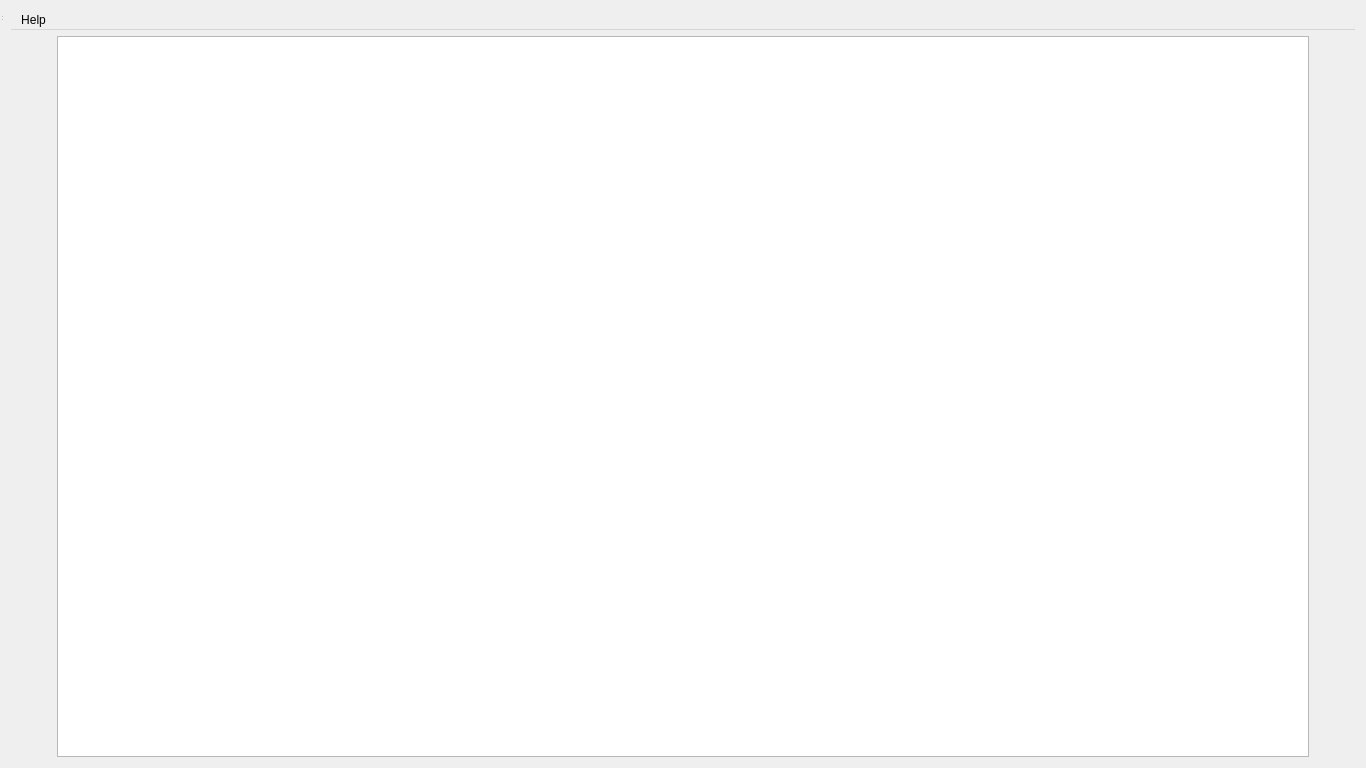
<?xml version="1.0" encoding="UTF-8"?>
<ui version="4.0">
 <class>MainWindow</class>
 <widget class="QWidget" name="MainWindow">
  <property name="geometry">
   <rect>
    <x>0</x>
    <y>0</y>
    <width>1366</width>
    <height>768</height>
   </rect>
  </property>
  <property name="focusPolicy">
   <enum>Qt::WheelFocus</enum>
  </property>
  <property name="acceptDrops">
   <bool>true</bool>
  </property>
  <property name="windowTitle">
   <string>MainWindow</string>
  </property>
  <property name="windowIcon">
   <iconset resource="src.qrc">
    <normaloff>:/src/logo2.png</normaloff>:/src/logo2.png</iconset>
  </property>
  <property name="styleSheet">
   <string notr="true">QWidget
{
	rgb(90,90,90)
}</string>
  </property>
  <layout class="QGridLayout" name="gridLayout_3">
   <item row="0" column="0">
    <widget class="QMenuBar" name="menubar">
     <widget class="QMenu" name="menuAbout">
      <property name="title">
       <string>Help</string>
      </property>
      <addaction name="actionHelp"/>
      <addaction name="actionAbout_qpImage"/>
     </widget>
     <addaction name="menuAbout"/>
    </widget>
   </item>
   <item row="1" column="0">
    <layout class="QGridLayout" name="gridLayout_2">
     <item row="0" column="0">
      <layout class="QGridLayout" name="gridLayout">
       <item row="3" column="2">
        <spacer name="verticalSpacer_4">
         <property name="orientation">
          <enum>Qt::Vertical</enum>
         </property>
         <property name="sizeHint" stdset="0">
          <size>
           <width>20</width>
           <height>40</height>
          </size>
         </property>
        </spacer>
       </item>
       <item row="2" column="0">
        <widget class="QPushButton" name="prevBtn">
         <property name="text">
          <string/>
         </property>
         <property name="icon">
          <iconset resource="src.qrc">
           <normaloff>:/src/previous90.png</normaloff>:/src/previous90.png</iconset>
         </property>
         <property name="iconSize">
          <size>
           <width>32</width>
           <height>32</height>
          </size>
         </property>
         <property name="flat">
          <bool>true</bool>
         </property>
        </widget>
       </item>
       <item row="3" column="0">
        <spacer name="verticalSpacer_3">
         <property name="orientation">
          <enum>Qt::Vertical</enum>
         </property>
         <property name="sizeHint" stdset="0">
          <size>
           <width>20</width>
           <height>40</height>
          </size>
         </property>
        </spacer>
       </item>
       <item row="1" column="0">
        <spacer name="verticalSpacer">
         <property name="orientation">
          <enum>Qt::Vertical</enum>
         </property>
         <property name="sizeHint" stdset="0">
          <size>
           <width>20</width>
           <height>40</height>
          </size>
         </property>
        </spacer>
       </item>
       <item row="1" column="2">
        <spacer name="verticalSpacer_2">
         <property name="orientation">
          <enum>Qt::Vertical</enum>
         </property>
         <property name="sizeHint" stdset="0">
          <size>
           <width>20</width>
           <height>40</height>
          </size>
         </property>
        </spacer>
       </item>
       <item row="2" column="2">
        <widget class="QPushButton" name="nextBtn">
         <property name="text">
          <string/>
         </property>
         <property name="icon">
          <iconset resource="src.qrc">
           <normaloff>:/src/icons8-next-page-90.png</normaloff>:/src/icons8-next-page-90.png</iconset>
         </property>
         <property name="iconSize">
          <size>
           <width>32</width>
           <height>32</height>
          </size>
         </property>
         <property name="flat">
          <bool>true</bool>
         </property>
        </widget>
       </item>
       <item row="1" column="1" rowspan="3">
        <widget class="QGraphicsView" name="graphicsView">
         <property name="focusPolicy">
          <enum>Qt::NoFocus</enum>
         </property>
         <property name="acceptDrops">
          <bool>false</bool>
         </property>
        </widget>
       </item>
      </layout>
     </item>
    </layout>
   </item>
  </layout>
  <widget class="QStatusBar" name="statusbar">
   <property name="geometry">
    <rect>
     <x>0</x>
     <y>0</y>
     <width>3</width>
     <height>22</height>
    </rect>
   </property>
  </widget>
  <widget class="QToolBar" name="toolBar">
   <property name="geometry">
    <rect>
     <x>0</x>
     <y>0</y>
     <width>8</width>
     <height>17</height>
    </rect>
   </property>
   <property name="windowTitle">
    <string>toolBar</string>
   </property>
  </widget>
  <action name="actionAbout_qpImage">
   <property name="text">
    <string>About qpImage</string>
   </property>
  </action>
  <action name="actionHelp">
   <property name="text">
    <string>Help</string>
   </property>
  </action>
 </widget>
 <resources>
  <include location="src.qrc"/>
 </resources>
 <connections/>
</ui>
